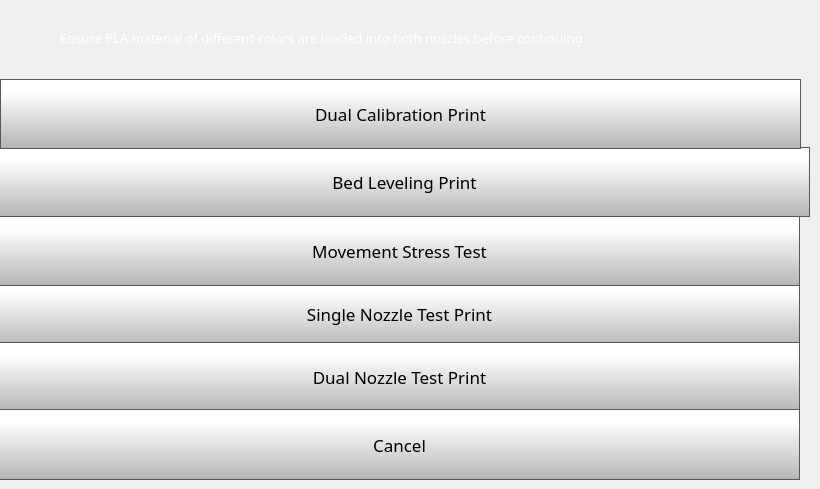
    <widget class="QWidget" name="testPrintsPage2">
     <widget class="QLabel" name="calibrateLabel_2">
      <property name="geometry">
       <rect>
        <x>60</x>
        <y>-10</y>
        <width>731</width>
        <height>96</height>
       </rect>
      </property>
      <property name="font">
       <font>
        <family>Gotham</family>
        <pointsize>10</pointsize>
        <bold>false</bold>
       </font>
      </property>
      <property name="styleSheet">
       <string notr="true">color: rgb(255, 255, 255);</string>
      </property>
      <property name="text">
       <string>Ensure PLA material of different colors are loaded into both nozzles before continuing </string>
      </property>
      <property name="scaledContents">
       <bool>false</bool>
      </property>
      <property name="wordWrap">
       <bool>true</bool>
      </property>
     </widget>
     <widget class="QLabel" name="tool0Label_30">
      <property name="geometry">
       <rect>
        <x>0</x>
        <y>20</y>
        <width>50</width>
        <height>50</height>
       </rect>
      </property>
      <property name="font">
       <font>
        <family>Gotham Medium</family>
        <pointsize>14</pointsize>
        <bold>false</bold>
        <underline>false</underline>
        <strikeout>false</strikeout>
       </font>
      </property>
      <property name="styleSheet">
       <string notr="true">
   color:  white;</string>
      </property>
      <property name="text">
       <string/>
      </property>
      <property name="pixmap">
       <pixmap>templates/img/exclamation-mark.png</pixmap>
      </property>
      <property name="scaledContents">
       <bool>true</bool>
      </property>
     </widget>
     <widget class="QPushButton" name="bedLevelPrintButton">
      <property name="geometry">
       <rect>
        <x>-1</x>
        <y>147</y>
        <width>811</width>
        <height>70</height>
       </rect>
      </property>
      <property name="minimumSize">
       <size>
        <width>0</width>
        <height>70</height>
       </size>
      </property>
      <property name="font">
       <font>
        <family>Gotham</family>
        <pointsize>13</pointsize>
       </font>
      </property>
      <property name="styleSheet">
       <string notr="true">QPushButton {
     border: 1px solid rgb(87, 87, 87);
	background-color: qlineargradient(spread:pad, x1:0, y1:1, x2:0, y2:0.188, stop:0 rgba(180, 180, 180, 255), stop:1 rgba(255, 255, 255, 255));


}

QPushButton:pressed {
    background-color: qlineargradient(x1: 0, y1: 0, x2: 0, y2: 1,
                                      stop: 0 #dadbde, stop: 1 #f6f7fa);
}

QPushButton:flat {
    border: none; /* no border for a flat push button */
}

QPushButton:default {
    border-color: navy; /* make the default button prominent */
}

QPushButton:focus {
	outline: none;
}</string>
      </property>
      <property name="text">
       <string>Bed Leveling Print</string>
      </property>
      <property name="iconSize">
       <size>
        <width>40</width>
        <height>40</height>
       </size>
      </property>
     </widget>
     <widget class="QPushButton" name="singleNozzlePrintButton">
      <property name="geometry">
       <rect>
        <x>-1</x>
        <y>279</y>
        <width>801</width>
        <height>70</height>
       </rect>
      </property>
      <property name="minimumSize">
       <size>
        <width>0</width>
        <height>70</height>
       </size>
      </property>
      <property name="font">
       <font>
        <family>Gotham</family>
        <pointsize>13</pointsize>
       </font>
      </property>
      <property name="styleSheet">
       <string notr="true">QPushButton {
     border: 1px solid rgb(87, 87, 87);
	background-color: qlineargradient(spread:pad, x1:0, y1:1, x2:0, y2:0.188, stop:0 rgba(180, 180, 180, 255), stop:1 rgba(255, 255, 255, 255));


}

QPushButton:pressed {
    background-color: qlineargradient(x1: 0, y1: 0, x2: 0, y2: 1,
                                      stop: 0 #dadbde, stop: 1 #f6f7fa);
}

QPushButton:flat {
    border: none; /* no border for a flat push button */
}

QPushButton:default {
    border-color: navy; /* make the default button prominent */
}

QPushButton:focus {
	outline: none;
}</string>
      </property>
      <property name="text">
       <string>Single Nozzle Test Print</string>
      </property>
      <property name="iconSize">
       <size>
        <width>40</width>
        <height>40</height>
       </size>
      </property>
     </widget>
     <widget class="QPushButton" name="dualNozzlePrintButton">
      <property name="geometry">
       <rect>
        <x>-1</x>
        <y>342</y>
        <width>801</width>
        <height>70</height>
       </rect>
      </property>
      <property name="minimumSize">
       <size>
        <width>0</width>
        <height>70</height>
       </size>
      </property>
      <property name="font">
       <font>
        <family>Gotham</family>
        <pointsize>13</pointsize>
       </font>
      </property>
      <property name="styleSheet">
       <string notr="true">QPushButton {
     border: 1px solid rgb(87, 87, 87);
	background-color: qlineargradient(spread:pad, x1:0, y1:1, x2:0, y2:0.188, stop:0 rgba(180, 180, 180, 255), stop:1 rgba(255, 255, 255, 255));


}

QPushButton:pressed {
    background-color: qlineargradient(x1: 0, y1: 0, x2: 0, y2: 1,
                                      stop: 0 #dadbde, stop: 1 #f6f7fa);
}

QPushButton:flat {
    border: none; /* no border for a flat push button */
}

QPushButton:default {
    border-color: navy; /* make the default button prominent */
}

QPushButton:focus {
	outline: none;
}</string>
      </property>
      <property name="text">
       <string>Dual Nozzle Test Print</string>
      </property>
      <property name="iconSize">
       <size>
        <width>40</width>
        <height>40</height>
       </size>
      </property>
     </widget>
     <widget class="QPushButton" name="movementTestPrintButton">
      <property name="geometry">
       <rect>
        <x>-1</x>
        <y>216</y>
        <width>801</width>
        <height>70</height>
       </rect>
      </property>
      <property name="minimumSize">
       <size>
        <width>0</width>
        <height>70</height>
       </size>
      </property>
      <property name="font">
       <font>
        <family>Gotham</family>
        <pointsize>13</pointsize>
       </font>
      </property>
      <property name="styleSheet">
       <string notr="true">QPushButton {
     border: 1px solid rgb(87, 87, 87);
	background-color: qlineargradient(spread:pad, x1:0, y1:1, x2:0, y2:0.188, stop:0 rgba(180, 180, 180, 255), stop:1 rgba(255, 255, 255, 255));


}

QPushButton:pressed {
    background-color: qlineargradient(x1: 0, y1: 0, x2: 0, y2: 1,
                                      stop: 0 #dadbde, stop: 1 #f6f7fa);
}

QPushButton:flat {
    border: none; /* no border for a flat push button */
}

QPushButton:default {
    border-color: navy; /* make the default button prominent */
}

QPushButton:focus {
	outline: none;
}</string>
      </property>
      <property name="text">
       <string>Movement Stress Test</string>
      </property>
      <property name="iconSize">
       <size>
        <width>40</width>
        <height>40</height>
       </size>
      </property>
     </widget>
     <widget class="QPushButton" name="dualCaliberationPrintButton">
      <property name="geometry">
       <rect>
        <x>0</x>
        <y>79</y>
        <width>801</width>
        <height>70</height>
       </rect>
      </property>
      <property name="minimumSize">
       <size>
        <width>0</width>
        <height>70</height>
       </size>
      </property>
      <property name="font">
       <font>
        <family>Gotham</family>
        <pointsize>13</pointsize>
       </font>
      </property>
      <property name="styleSheet">
       <string notr="true">QPushButton {
     border: 1px solid rgb(87, 87, 87);
	background-color: qlineargradient(spread:pad, x1:0, y1:1, x2:0, y2:0.188, stop:0 rgba(180, 180, 180, 255), stop:1 rgba(255, 255, 255, 255));


}

QPushButton:pressed {
    background-color: qlineargradient(x1: 0, y1: 0, x2: 0, y2: 1,
                                      stop: 0 #dadbde, stop: 1 #f6f7fa);
}

QPushButton:flat {
    border: none; /* no border for a flat push button */
}

QPushButton:default {
    border-color: navy; /* make the default button prominent */
}

QPushButton:focus {
	outline: none;
}</string>
      </property>
      <property name="text">
       <string>Dual Calibration Print</string>
      </property>
      <property name="iconSize">
       <size>
        <width>40</width>
        <height>40</height>
       </size>
      </property>
     </widget>
     <widget class="QPushButton" name="testPrintsCancelButton">
      <property name="geometry">
       <rect>
        <x>-1</x>
        <y>409</y>
        <width>801</width>
        <height>71</height>
       </rect>
      </property>
      <property name="minimumSize">
       <size>
        <width>0</width>
        <height>0</height>
       </size>
      </property>
      <property name="font">
       <font>
        <family>Gotham Light</family>
        <pointsize>13</pointsize>
       </font>
      </property>
      <property name="styleSheet">
       <string notr="true">QPushButton {
     border: 1px solid rgb(87, 87, 87);
	background-color: qlineargradient(spread:pad, x1:0, y1:1, x2:0, y2:0.188, stop:0 rgba(180, 180, 180, 255), stop:1 rgba(255, 255, 255, 255));


}

QPushButton:pressed {
    background-color: qlineargradient(x1: 0, y1: 0, x2: 0, y2: 1,
                                      stop: 0 #dadbde, stop: 1 #f6f7fa);
}

QPushButton:flat {
    border: none; /* no border for a flat push button */
}

QPushButton:default {
    border-color: navy; /* make the default button prominent */
}</string>
      </property>
      <property name="text">
       <string>Cancel</string>
      </property>
      <property name="iconSize">
       <size>
        <width>50</width>
        <height>50</height>
       </size>
      </property>
      <property name="checkable">
       <bool>false</bool>
      </property>
      <property name="autoDefault">
       <bool>false</bool>
      </property>
      <property name="default">
       <bool>false</bool>
      </property>
      <property name="flat">
       <bool>false</bool>
      </property>
     </widget>
    </widget>
